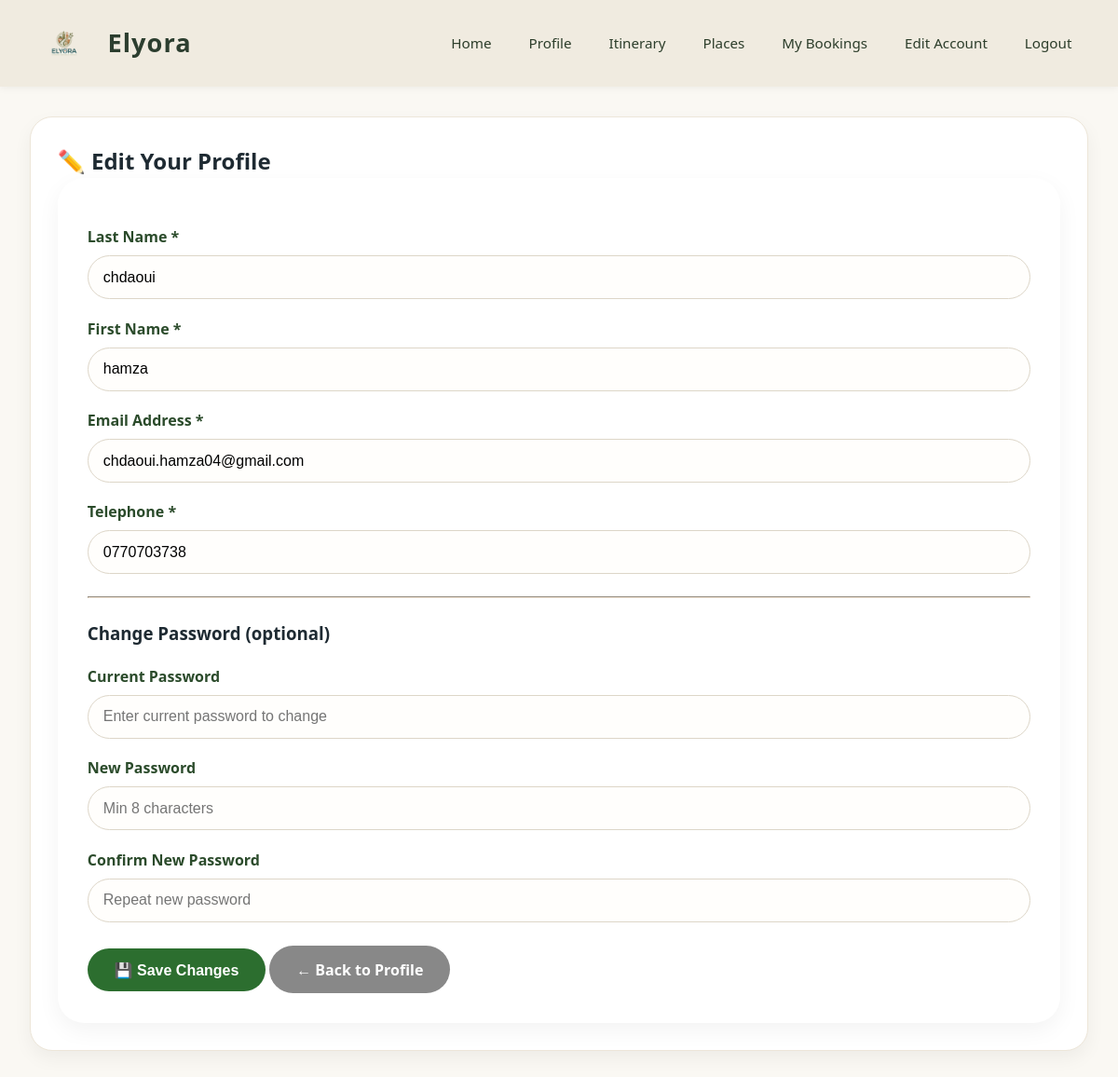
/edit_profile.php (signed in), run on the app's committed database.
### tables this page shows
CREATE TABLE `touriste` (
  `id_touriste` int(11) NOT NULL,
  `nom` varchar(255) NOT NULL,
  `prenom` varchar(255) NOT NULL,
  `email` varchar(255) NOT NULL,
  `motDePasse` varchar(255) NOT NULL,
  `telephone` varchar(20) NOT NULL
);

### edit_profile.php (the view, shortened to what this page needs)
<?php
require_once 'config.php';
$user_id = $_SESSION['user_id'];
$stmt = $pdo->prepare("SELECT * FROM touriste WHERE id_touriste = ?");
$stmt->execute([$user_id]);
$user = $stmt->fetch();
?>
<!DOCTYPE html>
<html lang="en">
<head>
    <link rel="stylesheet" href="style.css">
</head>
<body>
<header>
    <div class="header-brand">
        <img src="Elyora-logo.png" alt="Elyora Logo" class="logo" onerror="this.src='https://placehold.co/74x74?text=EL'">
        <h1 class="elyorah1">Elyora</h1>
    </div>
    <nav>
        <a href="index.php">Home</a>
        <a href="profile.php">Profile</a>
        <a href="itinerary.php">Itinerary</a>
        <a href="places.php">Places</a>
        <a href="my_bookings.php">My Bookings</a>
        <a href="edit_profile.php">Edit Account</a>
        <a href="logout.php">Logout</a>
    </nav>
</header>
<div class="container">
    <div class="card">
        <h2>✏️ Edit Your Profile</h2>
        <form method="POST" action="">
            <label for="nom">Last Name *</label>
            <input type="text" id="nom" name="nom" value="<?php echo htmlspecialchars($user['nom']); ?>" required>
            <label for="prenom">First Name *</label>
            <input type="text" id="prenom" name="prenom" value="<?php echo htmlspecialchars($user['prenom']); ?>" required>
            <label for="email">Email Address *</label>
            <input type="email" id="email" name="email" value="<?php echo htmlspecialchars($user['email']); ?>" required>
            <label for="telephone">Telephone *</label>
            <input type="tel" id="telephone" name="telephone" value="<?php echo htmlspecialchars($user['telephone']); ?>" required>
            <hr style="margin: 1.5rem 0;">
            <h3>Change Password (optional)</h3>
            <label for="current_password">Current Password</label>
            <input type="password" id="current_password" name="current_password" placeholder="Enter current password to change">
            <label for="new_password">New Password</label>
            <input type="password" id="new_password" name="new_password" placeholder="Min 8 characters" minlength="8">
            <label for="confirm_password">Confirm New Password</label>
            <input type="password" id="confirm_password" name="confirm_password" placeholder="Repeat new password">
            <button type="submit" class="btn">💾 Save Changes</button>
            <a href="profile.php" class="btn" style="background-color:#888;">← Back to Profile</a>
        </form>
    </div>
</div>
</body>
</html>

### style.css (style rules this page uses)
* { margin: 0; padding: 0; box-sizing: border-box; }
body { font-family: 'Segoe UI', Tahoma, Geneva, Verdana, sans-serif; background-color: #faf8f3; color: #1e2a32; line-height: 1.5; }
header { background-color: #F0EBE0; display: flex; align-items: center; justify-content: space-between; padding: 0.6rem 2rem; position: sticky; top: 0; z-index: 100; flex-wrap: wrap; box-shadow: 0 2px 8px rgba(0,0,0,0.05); }
.header-brand { display: flex; align-items: center; gap: 0.6rem; }
.logo { width: 74px; height: 74px; object-fit: contain; }
.elyorah1 { font-size: 1.7rem; font-weight: 700; color: #2c3e2f; letter-spacing: 1px; }
nav { display: flex; gap: 0.3rem; flex-wrap: wrap; }
nav a { color: #2d3e2b; text-decoration: none; padding: 0.5rem 1.1rem; border-radius: 40px; font-size: 0.95rem; font-weight: 500; transition: all 0.2s ease; }
.container { max-width: 1280px; margin: 0 auto; padding: 2rem; }
.card { background: white; border-radius: 24px; box-shadow: 0 8px 20px rgba(0,0,0,0.05); padding: 1.8rem; margin-bottom: 2rem; transition: all 0.25s; border: 1px solid #ede6d9; }
form { background: white; padding: 2rem; border-radius: 28px; box-shadow: 0 8px 24px rgba(0,0,0,0.05); }
form label { display: block; margin: 1.2rem 0 0.5rem 0; font-weight: 600; color: #2b4b2b; }
form input, form select { width: 100%; padding: 0.85rem 1rem; border: 1px solid #ddd6c8; border-radius: 48px; font-size: 1rem; background: #fffefc; transition: 0.2s; }
button, .btn { background-color: #2c6e2f; color: white; padding: 0.85rem 1.8rem; border: none; border-radius: 60px; cursor: pointer; font-size: 1rem; font-weight: 600; margin-top: 1.6rem; display: inline-block; text-decoration: none; transition: all 0.2s; }
hr { margin: 1rem 0; border-color: #ede0cf; }

### data on the page
touriste: nom "chdaoui", prenom "hamza", email "chdaoui.hamza04@gmail.com", telephone "0770703738"
